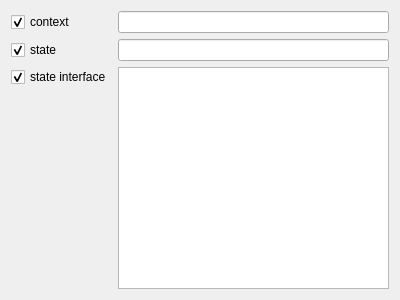
<?xml version="1.0" encoding="UTF-8"?>
<ui version="4.0">
 <class>State</class>
 <widget class="QWidget" name="State">
  <property name="geometry">
   <rect>
    <x>0</x>
    <y>0</y>
    <width>400</width>
    <height>300</height>
   </rect>
  </property>
  <property name="windowTitle">
   <string>State</string>
  </property>
  <layout class="QGridLayout" name="gridLayout">
   <item row="3" column="0">
    <layout class="QVBoxLayout" name="verticalLayout">
     <item>
      <widget class="QCheckBox" name="checkBoxStateInterface">
       <property name="text">
        <string>state interface</string>
       </property>
       <property name="checked">
        <bool>true</bool>
       </property>
      </widget>
     </item>
     <item>
      <spacer name="verticalSpacer">
       <property name="orientation">
        <enum>Qt::Vertical</enum>
       </property>
       <property name="sizeHint" stdset="0">
        <size>
         <width>20</width>
         <height>40</height>
        </size>
       </property>
      </spacer>
     </item>
    </layout>
   </item>
   <item row="3" column="1">
    <widget class="QPlainTextEdit" name="plainTextEditStateInterface"/>
   </item>
   <item row="1" column="0">
    <widget class="QCheckBox" name="checkBoxState">
     <property name="text">
      <string>state</string>
     </property>
     <property name="checked">
      <bool>true</bool>
     </property>
    </widget>
   </item>
   <item row="1" column="1">
    <widget class="QLineEdit" name="lineEditState"/>
   </item>
   <item row="0" column="0">
    <widget class="QCheckBox" name="checkBoxContext">
     <property name="text">
      <string>context</string>
     </property>
     <property name="checked">
      <bool>true</bool>
     </property>
    </widget>
   </item>
   <item row="0" column="1">
    <widget class="QLineEdit" name="lineEditContext"/>
   </item>
  </layout>
 </widget>
 <resources/>
 <connections/>
</ui>
